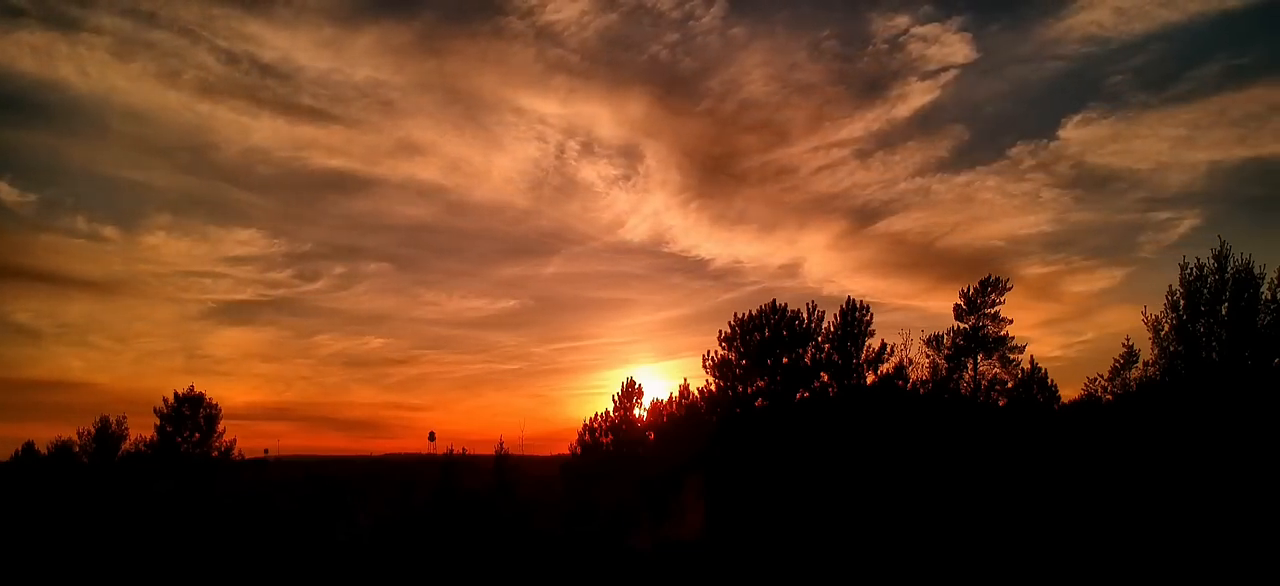
#> input picture frame 100 of opencv/cv2 video/video/video.mp4, 1280 x 586 px
$ python puttext.py
#> lines starting #> are read from the running program, lines starting #| are printed output that depends on the picture; after the words box and inside, x2 and y2 are one past the last pixel; in counts of white or black regions, pixels touching at a corner belong together
import cv2
cap = cv2.VideoCapture(r'C:\Users\User\Music\internship project\student recod\opencv\cv2 video\video\video.mp4')
if not cap.isOpened():
    print("Error: Could not open video file")
else:
    print("Video loaded successfully")
    while True:
        ret, frame = cap.read()
#> frame is the input picture: shape (586, 1280, 3); mean B, G, R 32.5, 59.2, 101.4
        if not ret:
            print("Error: Could not read frame")
            break
        cv2.putText(frame, "hello", (200, 200), cv2.FONT_HERSHEY_SIMPLEX, 1, (0, 255, 0), 2)
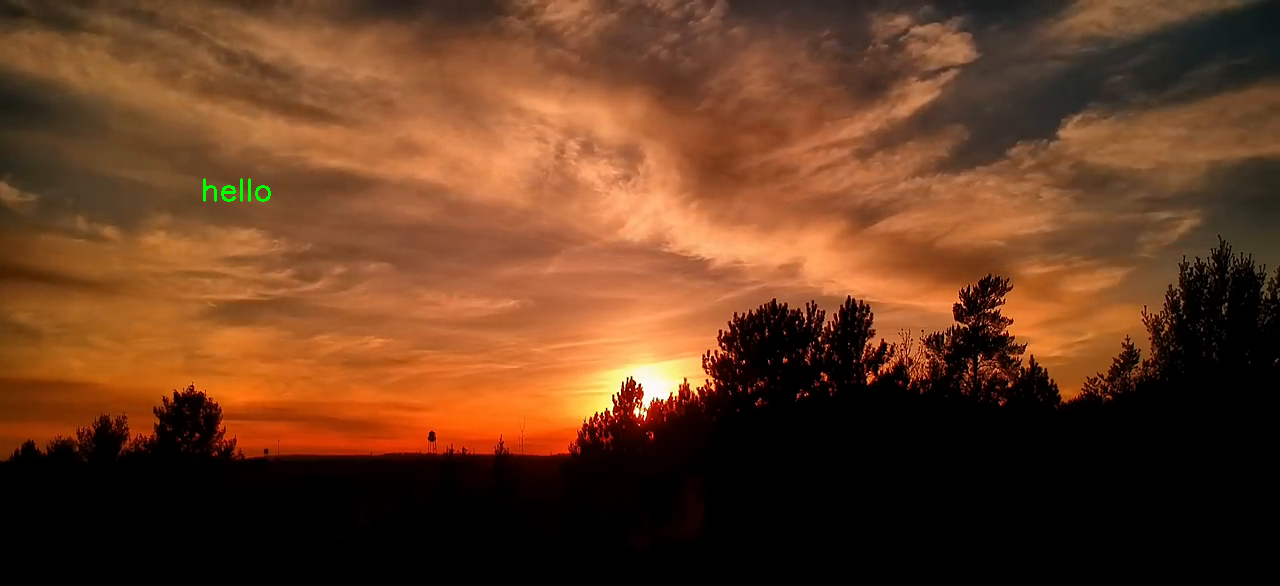
#> frame: shape (586, 1280, 3); 0.07% of pixels changed, all inside (x1, y1, x2, y2) = (203, 178, 271, 202)
        cv2.imshow('Video Frame', frame)
        cv2.imwrite('output_video.mp4', frame)
        if cv2.waitKey(25) & 0xFF == ord('q'):
#> (key q is pressed here)
            break
    cap.release()
    cv2.destroyAllWindows()

$ run again, starting later in the video
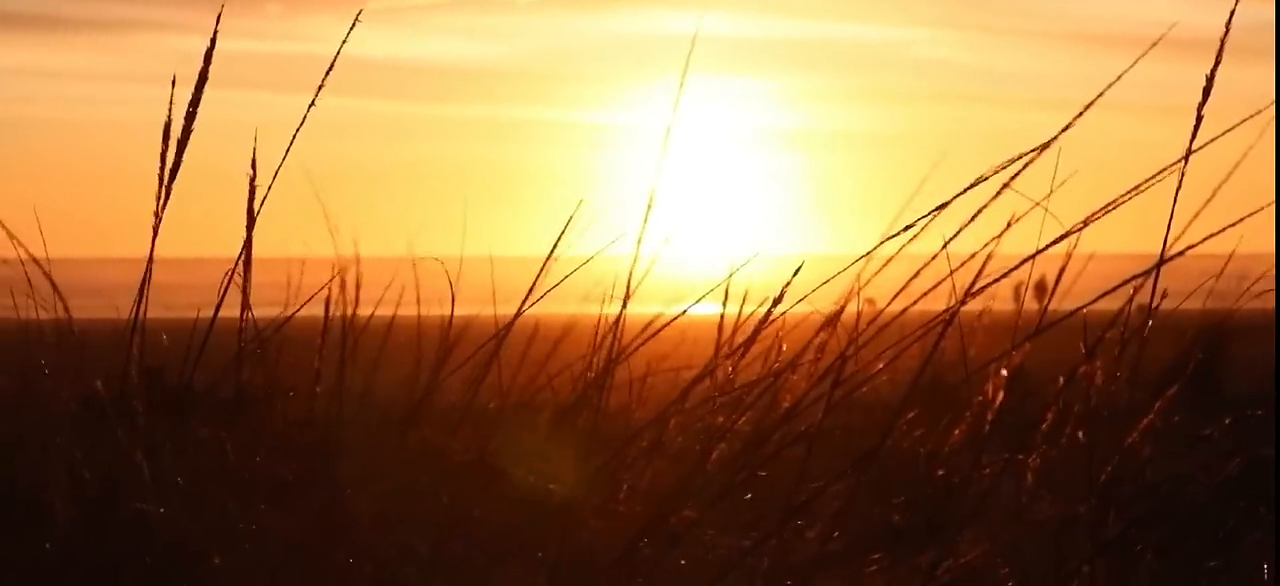
#> input picture frame 450 of opencv/cv2 video/video/video.mp4, 1280 x 586 px
#> frame is the input picture: shape (586, 1280, 3); mean B, G, R 66.3, 114.8, 158.6
#> `cv2.putText(frame, "hello", (200, 200), cv2.FONT_HERSHEY_SIMPLEX, 1, (..`:
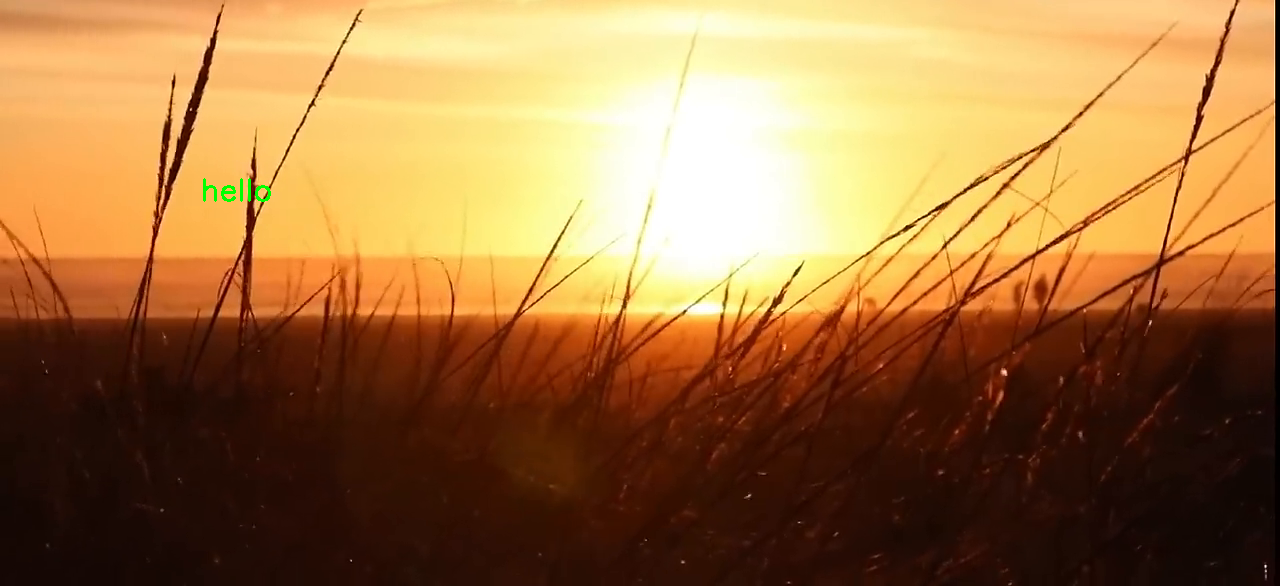
#> frame: shape (586, 1280, 3); 0.07% of pixels changed, all inside (x1, y1, x2, y2) = (203, 178, 271, 202)

$ run again, starting later in the video
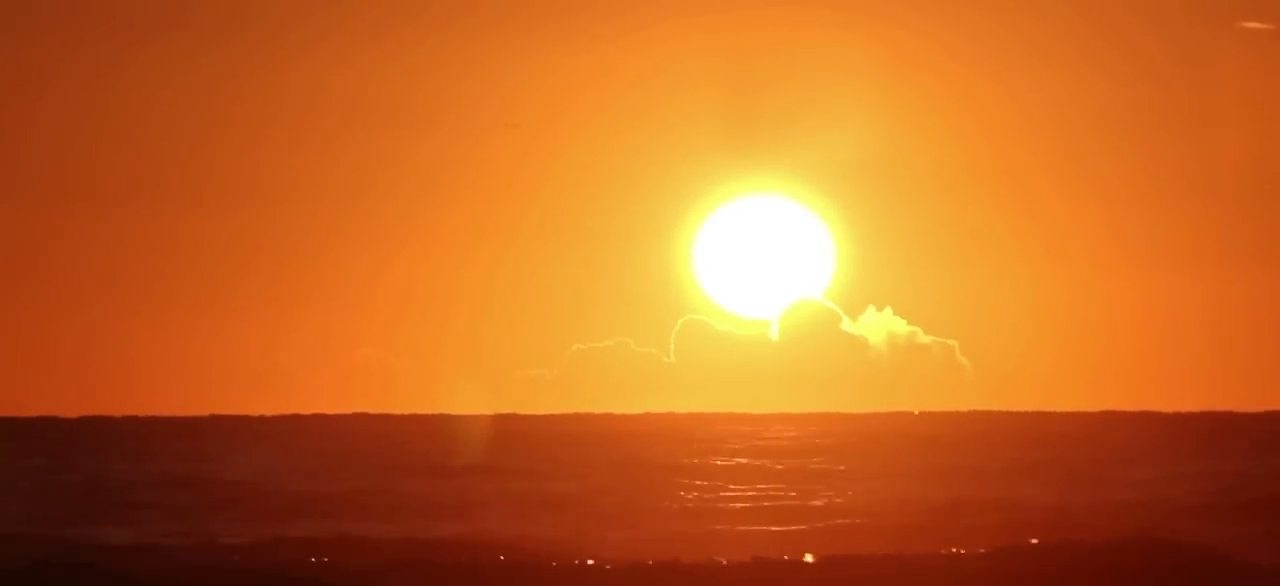
#> input picture frame 800 of opencv/cv2 video/video/video.mp4, 1280 x 586 px
#> frame is the input picture: shape (586, 1280, 3); mean B, G, R 34.1, 102.2, 195.1
#> `cv2.putText(frame, "hello", (200, 200), cv2.FONT_HERSHEY_SIMPLEX, 1, (..`:
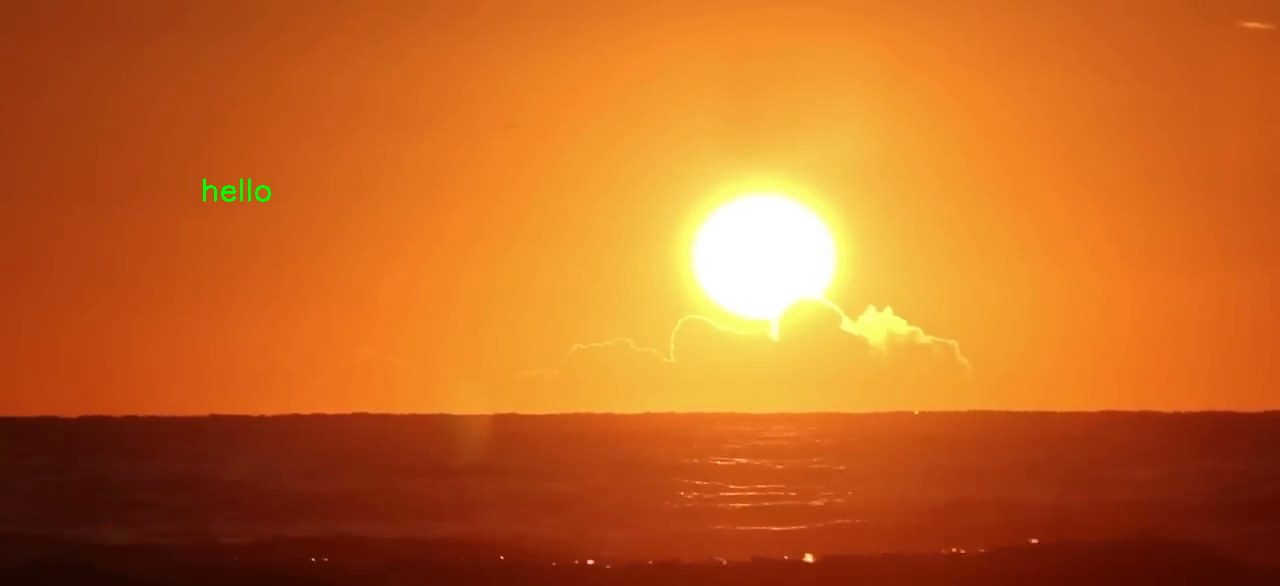
#> frame: shape (586, 1280, 3); 0.07% of pixels changed, all inside (x1, y1, x2, y2) = (203, 178, 271, 202)
